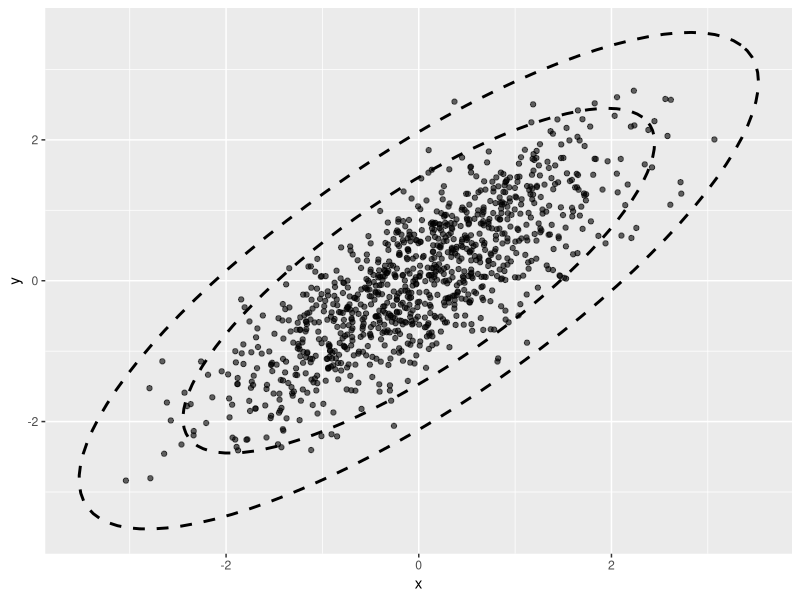
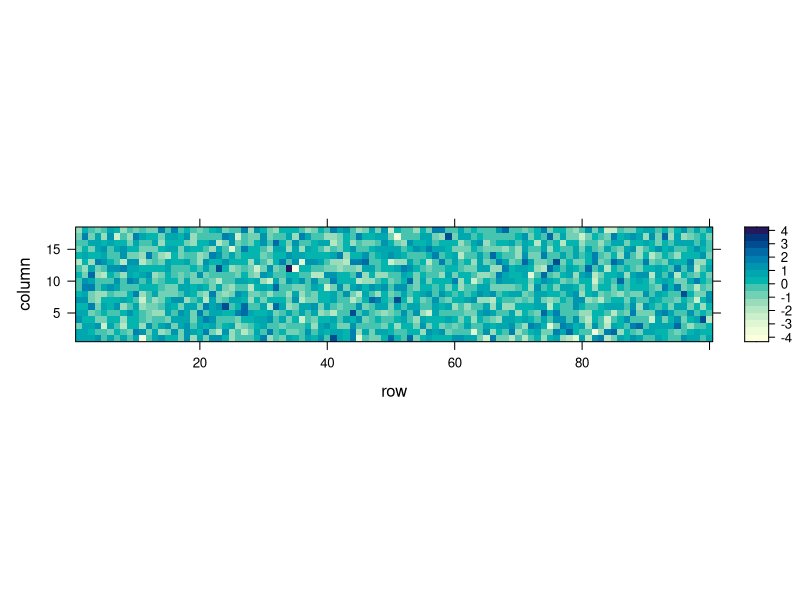
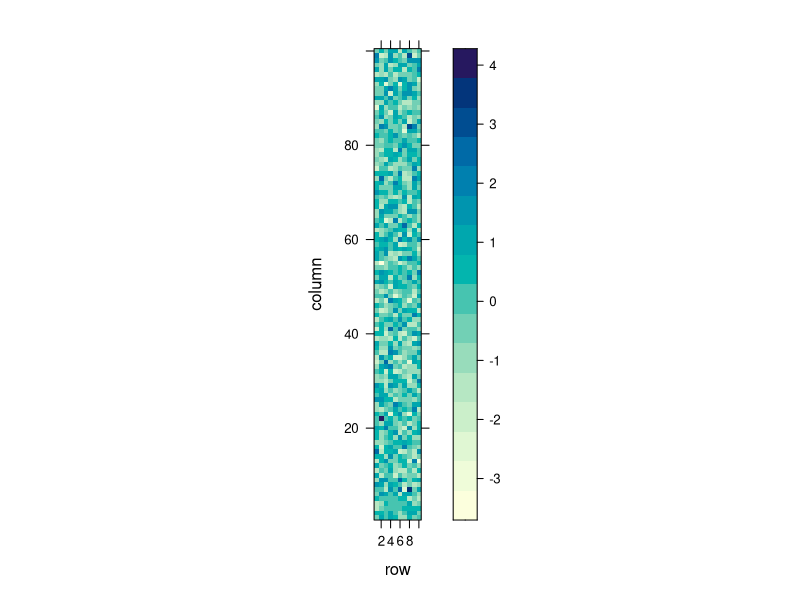
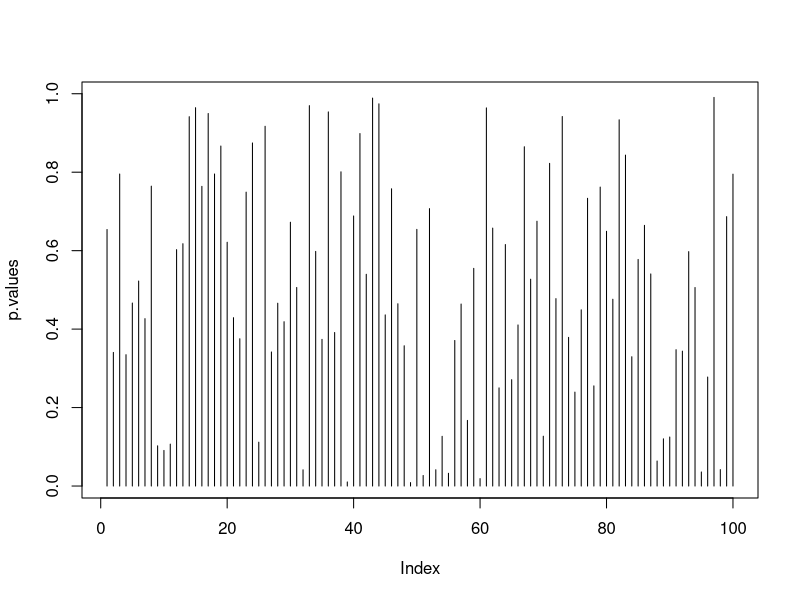

These figures' R source, in order:
## ---- chunk 1
library(ellipse)
library(ggplot2)
library(MASS)

samples<-1000 
r<-0.8
ds <- mvrnorm(samples, mu = c(0,0), Sigma = matrix(c(1,r,r,1), ncol = 2), empirical = TRUE)
ds <- as.data.frame(ds)
colnames(ds) <- c("x","y")


ell_2s <- ellipse(cor(ds[,1], ds[,2]), scale=c(sd(ds[,1]),sd(ds[,2])), centre=c(mean(ds[,1]),mean(ds[,2])))
ell_3s <- ellipse(cor(ds[,1], ds[,2]), scale=c(sd(ds[,1]),sd(ds[,2])), centre=c(mean(ds[,1]),mean(ds[,2])), level = 0.998)
ell_2s  <- as.data.frame(ell_2s)
ell_3s  <- as.data.frame(ell_3s)

p <- ggplot(data=ds, aes(x=x, y=y)) + geom_point(size=1.5, alpha=.6) +
  geom_path(data=ell_2s, aes(x=x, y=y), size=1, linetype=2)+
  geom_path(data=ell_3s, aes(x=x, y=y), size=1, linetype=2)
p
## ---- chunk 2
library(mvtnorm)
n <- 100 # observations
p <- 18 # parameter dimension
mu <- rep(0,p) # no signal
x <- rmvnorm(n = n, mean = mu)
dim(x)
lattice::levelplot(x)
## ---- chunk 3
hotellingOneSample <- function(x, mu0=rep(0,ncol(x))){
  n <- nrow(x)
  p <- ncol(x)
  stopifnot(n > 5* p)
  bar.x <- colMeans(x)
  Sigma <- var(x)
  Sigma.inv <- solve(Sigma)
  T2 <- n * (bar.x-mu0) %*% Sigma.inv %*% (bar.x-mu0)
  p.value <- pchisq(q = T2, df = p, lower.tail = FALSE)
  return(list(statistic=T2, pvalue=p.value))
}
hotellingOneSample(x)
## ---- chunk 4
rrcov::T2.test(x)
## ---- chunk 5
Simes <- function(x){
  p.vals <- apply(x, 2, function(z) t.test(z)$p.value) # Compute variable-wise pvalues
  p <- ncol(x)
  p.Simes <- p * min(sort(p.vals)/seq_along(p.vals)) # Compute the Simes statistic
  return(c(pvalue=p.Simes))
}
Simes(x)
## ---- chunk 6
mu <- rep(x = 10/p,times=p) # inject signal
x <- rmvnorm(n = n, mean = mu)
hotellingOneSample(x)
Simes(x)
## ---- chunk 7
library(mvtnorm)
n <- 1e1
p <- 1e2
mu <- rep(0,p)
x <- rmvnorm(n = n, mean = mu)
dim(x)
lattice::levelplot(x)
## ---- chunk 8
t.pval <- function(y) t.test(y)$p.value
p.values <- apply(X = x, MARGIN = 2, FUN = t.pval) 
plot(p.values, type='h')
## ---- chunk 9
alpha <- 0.05
p.values.holm <- p.adjust(p.values, method = 'holm' )
which(p.values.holm < alpha)
## ---- chunk 10
alpha <- 0.05
p.values.BH <- p.adjust(p.values, method = 'BH' )
which(p.values.BH < alpha)
## ---- chunk 11
mu[1:10] <- 2 # inject signal in first 10 variables
x <- rmvnorm(n = n, mean = mu) # generate data
p.values <- apply(X = x, MARGIN = 2, FUN = t.pval) 
p.values.BH <- p.adjust(p.values, method = 'BH' )
which(p.values.BH < alpha)
## ---- chunk 12
set.seed(3)
mean<-rexp(50,6)
multi<-  rmvnorm(n = 100, mean = mean) 
